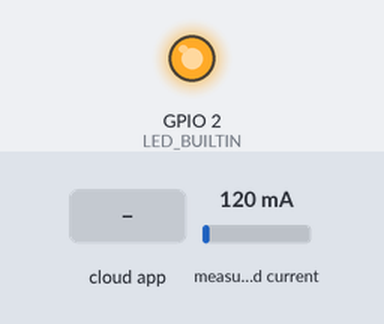
A sketch run on a simulated ESP8266 (NodeMCU). Parts: output pins drawn as LEDs (lit = HIGH, except the on-board LED, lit = LOW). The inputs (shaded band) are chosen by the test bench; at power-on: measured current 120 mA. What the sketch prints to the serial monitor is not drawn.

Above: at 1.3 s.
1.4 s: the phone or cloud app sets led to 1
At 1.8 s:
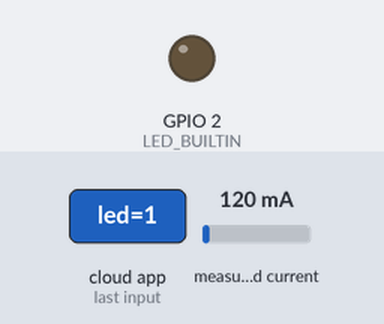
2.9 s: the phone or cloud app sets led to 0
At 4.2 s:
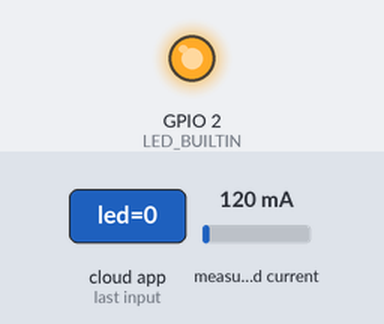
Timing chart, 0 to 5.9 s (numbered marks = the images above; inputs shaded):
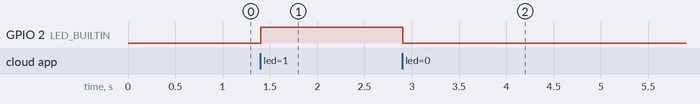

Measured:
- after the input at 1.4 s, GPIO 2 (LED_BUILTIN): LOW → HIGH at once
- after the input at 2.9 s, GPIO 2 (LED_BUILTIN): HIGH → LOW at once

The sketch:

energyMonitor.ino
```cpp
#include <EmonLib.h>
#include <ThingerESP8266.h>

#define USERNAME "kodingngalam"
#define DEVICE_ID "nodeMCU01"
#define DEVICE_CREDENTIAL "ZftFZQTR3NOt"

#define SSID "Gelapnya dosa dunia"
#define SSID_PASSWORD "123456789"

#define SSR 5
#define CTsensor A0


EnergyMonitor emon1;
double Irms;

ThingerESP8266 thing(USERNAME, DEVICE_ID, DEVICE_CREDENTIAL);

void setup() {
  Serial.begin(9600);
  pinMode(LED_BUILTIN, OUTPUT);
  pinMode(SSR, OUTPUT);
  emon1.current(CTsensor, 111.1);

  digitalWrite(SSR, LOW);

  thing.add_wifi(SSID, SSID_PASSWORD);

  // digital pin control example (i.e. turning on/off a light, a relay, configuring a parameter, etc)
  thing["led"] << digitalPin(LED_BUILTIN);

  //control data
  thing["SSR"] << digitalPin(SSR);

  Irms = emon1.calcIrms(1480);  // Calculate Irms only
  Irms = Irms* 230.0;

  //Energy monitor data
  thing["Emon"] >> outputValue(Irms);

}

void loop() {
  thing.handle();
  Serial.println(Irms);
}
```
